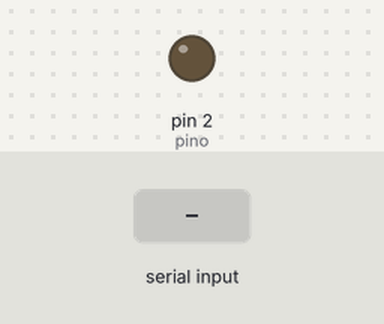
Bench run of a sketch on a simulated Arduino Uno, built with avr-gcc and run on an emulated ATmega328P. On the bench: output pins drawn as LEDs (lit = HIGH). The test bench sets the inputs (shaded band).

Above: at 1.2 s.
1.3 s: "1" received over the second serial link
At 1.9 s:
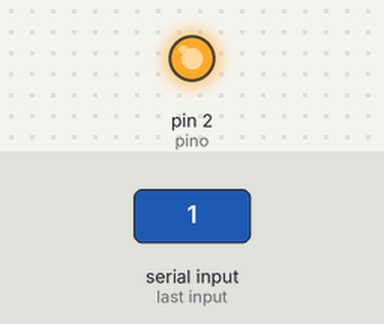
2.8 s: "0" received over the second serial link
At 4.0 s:
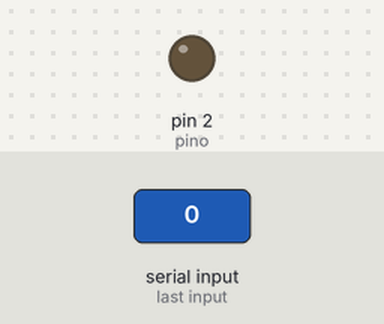
4.3 s: "2" received over the second serial link
At 5.4 s:
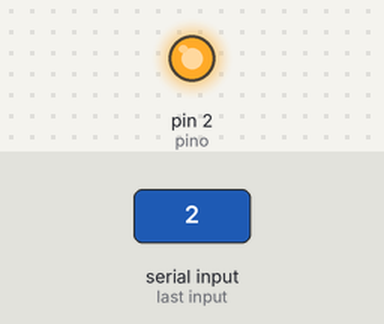
Timing chart, 0 to 7.3 s (numbered marks = the images above; inputs shaded):
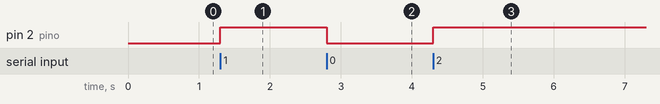

The sketch:

bluetooth.ino
```cpp
#include <SoftwareSerial.h>
SoftwareSerial bluetooth(3, 4);

const int pino = 2;

void setup() {
  bluetooth.begin(9600);
  pinMode(pino, OUTPUT);
}

void loop() {
  if (bluetooth.available() > 0) {
    digitalWrite(pino, (double)readBluetooth());
  }
}

double readBluetooth() {
  char bluetoothValue;
  String bluetoothString = "";
  while (bluetooth.available()) {
    bluetoothValue = bluetooth.read();
    bluetoothString += bluetoothValue;
  }
  return bluetoothString.toDouble();
}
```

Measured:
- after the input at 1.3 s, pin 2 (pino): LOW → HIGH at once
- after the input at 2.8 s, pin 2 (pino): HIGH → LOW at once
- after the input at 4.3 s, pin 2 (pino): LOW → HIGH at once
